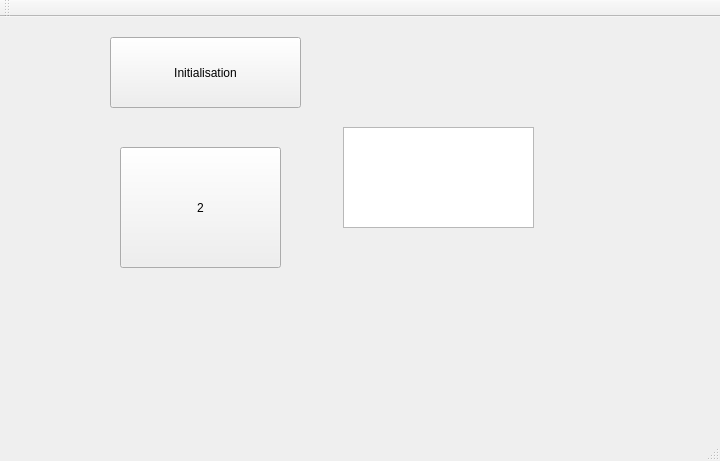
<?xml version="1.0" encoding="UTF-8"?>
<ui version="4.0">
 <class>MainWindow</class>
 <widget class="QMainWindow" name="MainWindow">
  <property name="geometry">
   <rect>
    <x>0</x>
    <y>0</y>
    <width>720</width>
    <height>461</height>
   </rect>
  </property>
  <property name="windowTitle">
   <string>MainWindow</string>
  </property>
  <widget class="QWidget" name="centralWidget">
   <widget class="QPushButton" name="pushButton">
    <property name="geometry">
     <rect>
      <x>110</x>
      <y>20</y>
      <width>191</width>
      <height>71</height>
     </rect>
    </property>
    <property name="text">
     <string>Initialisation</string>
    </property>
   </widget>
   <widget class="QPushButton" name="pushButton_2">
    <property name="geometry">
     <rect>
      <x>120</x>
      <y>130</y>
      <width>161</width>
      <height>121</height>
     </rect>
    </property>
    <property name="text">
     <string>2</string>
    </property>
   </widget>
   <widget class="QTextEdit" name="textEdit">
    <property name="geometry">
     <rect>
      <x>343</x>
      <y>110</y>
      <width>191</width>
      <height>101</height>
     </rect>
    </property>
   </widget>
  </widget>
  <widget class="QMenuBar" name="menuBar">
   <property name="geometry">
    <rect>
     <x>0</x>
     <y>0</y>
     <width>720</width>
     <height>20</height>
    </rect>
   </property>
  </widget>
  <widget class="QToolBar" name="mainToolBar">
   <attribute name="toolBarArea">
    <enum>TopToolBarArea</enum>
   </attribute>
   <attribute name="toolBarBreak">
    <bool>false</bool>
   </attribute>
  </widget>
  <widget class="QStatusBar" name="statusBar"/>
 </widget>
 <layoutdefault spacing="6" margin="11"/>
 <tabstops>
  <tabstop>pushButton</tabstop>
  <tabstop>pushButton_2</tabstop>
  <tabstop>textEdit</tabstop>
 </tabstops>
 <resources/>
 <connections/>
</ui>
